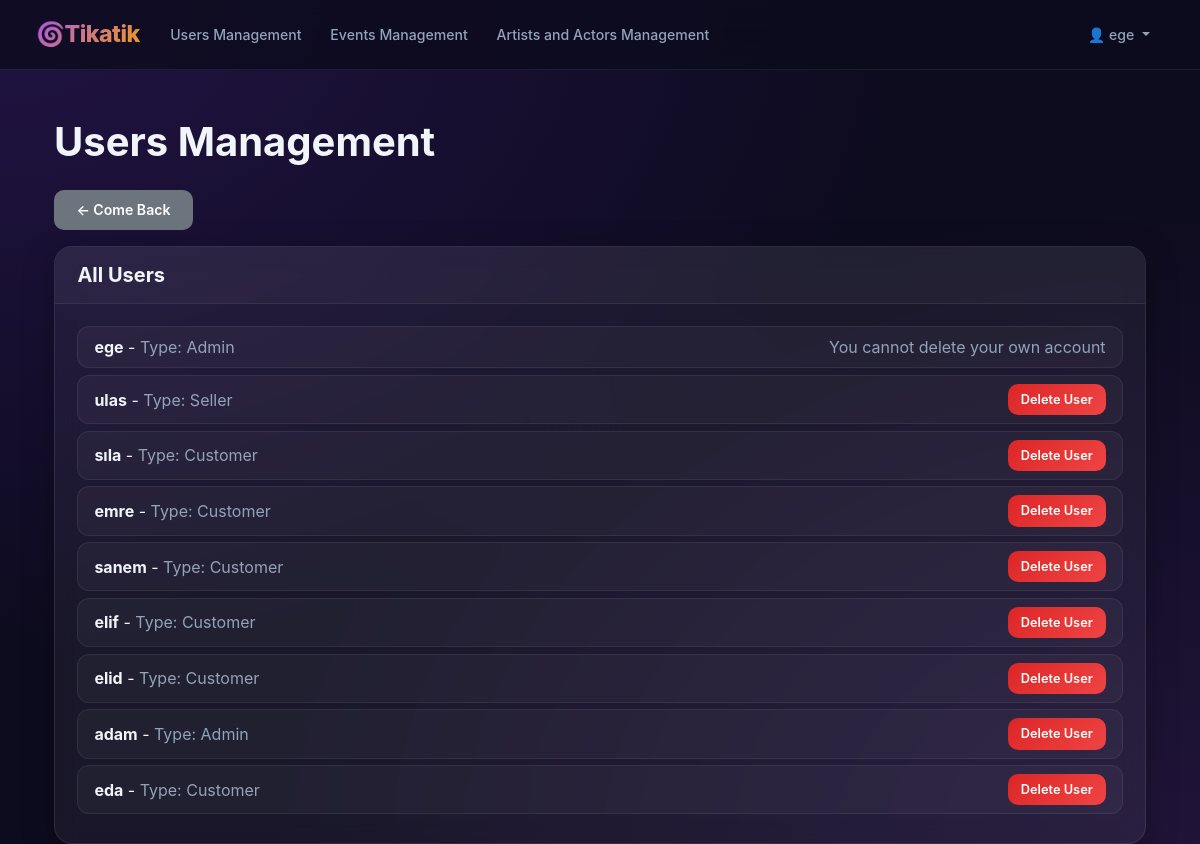
The app's page /admin_panel/users/ (signed in) with its own data.
### app/models.py (models this page shows, shortened)
class CustomUser(AbstractUser):
    USER_TYPE_CHOICES = (
        ('C', 'Customer'),
        ('S', 'Seller'),
        ("A", "Admin"), )
    user_type = models.CharField(max_length=1, choices=USER_TYPE_CHOICES, default='C')
    followed_artists = models.ManyToManyField('Artist', blank=True, related_name='followers')
    followed_actors = models.ManyToManyField('Actor', blank=True, related_name='actor_followers')

### app/views.py (the view)
# urls.py: path('admin_panel/users/', views.manage_users, name='manage_users'),
@user_passes_test(is_admin)
def manage_users(request):
    users = CustomUser.objects.all()
    context = {'users': users }
    return render(request, 'app/manage_users.html', context)

### app/views.py (called while the page is built)
def is_admin(user):
    return user.is_authenticated and user.user_type == 'A'

### app/templates/app/manage_users.html (shortened to what this page needs)
{% extends 'app/admin_navbar.html' %}
{% load static %}
{% load crispy_forms_tags %}
{% block content %}
<div class="container mt-5">
    <h1 class="mb-4">Users Management</h1>
    <a href="{% url 'custom_admin_dashboard' %}" class="btn btn-secondary mb-3">← Come Back</a>
    <div class="card">
        <div class="card-header">
            <h5 class="mb-0">All Users</h5>
        </div>
        <div class="card-body">
            <ul class="list-group">
                {% for user_to_manage in users %}
                <li class="list-group-item d-flex justify-content-between align-items-center">
                    <div>
                        <strong>{{ user_to_manage.username }}</strong> - <span class="text-muted">Type: {{ user_to_manage.get_user_type_display }}</span>
                    </div>
                    {% if user_to_manage != request.user %}
                    <form action="{% url 'delete_user' user_to_manage.id %}" method="post" onsubmit="return confirm('Are you sure you want to delete {{ user_to_manage.username }}?');">
                        <button type="submit" class="btn btn-danger btn-sm">Delete User</button>
                    </form>
                    {% else %}
                    <span class="text-muted">You cannot delete your own account</span>
                    {% endif %}
                </li>
                {% endfor %}
            </ul>
        </div>
    </div>
</div>
{% endblock %}

### app/templates/app/admin_navbar.html (shortened to what this page needs)
{% load static %}
{% load crispy_forms_tags %}
<!DOCTYPE html>
<html lang="tr">
<head>
    <link href="https://cdn.jsdelivr.net/npm/bootstrap@5.3.3/dist/css/bootstrap.min.css" rel="stylesheet">
    <link rel="stylesheet" href="{% static 'css/style.css' %}">
    <link rel="stylesheet" href="https://cdn.jsdelivr.net/npm/bootstrap-icons@1.11.3/font/bootstrap-icons.min.css">
</head>
<body>
<nav class="navbar navbar-expand-lg navbar-dark bg-dark">
    <div class="container-fluid">
        <a class="navbar-brand" href="{% url 'custom_admin_dashboard' %}">🌀Tikatik</a>
        <div class="collapse navbar-collapse" id="navbarMenu">
            <ul class="navbar-nav me-auto">
                {% if request.user.is_authenticated %}
                    <li class="nav-item"><a class="nav-link" href="{% url 'manage_users' %}">Users Management</a></li>
                    <li class="nav-item"><a class="nav-link" href="{% url 'manage_events' %}">Events Management</a></li>
                    <li class="nav-item"><a class="nav-link" href="{% url 'manage_artists_and_actors' %}">Artists and Actors Management</a></li>
                {% else %}
                    <li class="nav-item"><a class="nav-link" href="{% url 'login' %}">Users Management</a></li>
                    <li class="nav-item"><a class="nav-link" href="{% url 'login' %}">Events Management</a></li>
                    <li class="nav-item"><a class="nav-link" href="{% url 'login' %}">Artists and Actors Management</a></li>
                {% endif %}
            </ul>
            {% if request.user.is_authenticated %}
                <ul class="navbar-nav ms-auto">
                    <li class="nav-item dropdown">
                        <a class="nav-link dropdown-toggle" href="#" id="navbarDropdown" role="button" data-bs-toggle="dropdown" aria-expanded="false">
                            👤 {{ request.user.username }}
                        </a>
                    </li>
                </ul>
            {% endif %}
        </div>
    </div>
</nav>
<div class="container mt-4">
    {% block content %}{% endblock %}
</div>
</body>
</html>

### static/css/style.css (style rules this page uses)
:root { --bg-primary: #0d0b1e; --bg-secondary: #1a1033; --bg-card: rgba(255, 255, 255, 0.05); --border-card: rgba(255, 255, 255, 0.09); --purple-primary: #7c3aed; --purple-light: #a855f7; --purple-dark: #5b21b6; --gold: #f59e0b; --gold-light: #fcd34d; --text-primary: #f1f5f9; --text-secondary: #94a3b8; --success: #10b981; --danger: #ef4444; --info: #06b6d4; }
*, *::before, *::after { box-sizing: border-box; }
body { background-color: var(--bg-primary); background-image: radial-gradient(ellipse at top left, rgba(124, 58, 237, 0.18) 0%, transparent 55%), radial-gradient(ellipse at bottom right, rgba(168, 85, 247, 0.12) 0%, transparent 55%); background-attachment: fixed; font-family: 'Inter', 'Segoe UI', Arial, sans-serif; color: var(--text-primary); min-height: 100vh; }
.container, nav, footer { position: relative; z-index: 1; }
.navbar { background: rgba(13, 11, 30, 0.82) !important; backdrop-filter: blur(22px); -webkit-backdrop-filter: blur(22px); border-bottom: 1px solid rgba(255, 255, 255, 0.07); padding: 0.75rem 1.5rem; position: sticky; top: 0; z-index: 1000; }
.navbar-brand { font-size: 1.45rem; font-weight: 800; background: linear-gradient(135deg, var(--purple-light) 0%, var(--gold) 100%); -webkit-background-clip: text; -webkit-text-fill-color: transparent; background-clip: text; letter-spacing: -0.5px; }
.navbar .nav-link { color: var(--text-secondary) !important; font-weight: 500; padding: 0.45rem 0.9rem !important; border-radius: 8px; transition: all 0.2s ease; font-size: 0.88rem; }
.card { background: var(--bg-card) !important; border: 1px solid var(--border-card) !important; border-radius: 18px !important; backdrop-filter: blur(12px); -webkit-backdrop-filter: blur(12px); box-shadow: 0 8px 32px rgba(0, 0, 0, 0.28) !important; transition: transform 0.3s ease, box-shadow 0.3s ease; padding: 0 !important; color: var(--text-primary); }
.card-body { padding: 1.4rem !important; color: var(--text-primary); }
.card-header { background: rgba(255, 255, 255, 0.04) !important; border-bottom: 1px solid rgba(255, 255, 255, 0.07) !important; border-radius: 18px 18px 0 0 !important; padding: 1rem 1.4rem !important; }
.btn { border-radius: 10px !important; font-weight: 600; font-size: 0.88rem; padding: 0.6rem 1.4rem; transition: all 0.22s ease; border: none !important; }
.btn-danger { background: linear-gradient(135deg, #dc2626, var(--danger)) !important; color: white !important; margin-left: 0 !important; }
.btn-sm { padding: 0.38rem 0.8rem !important; font-size: 0.8rem !important; }
h1, h2, h3, h4, h5, h6 { color: var(--text-primary); font-weight: 700; }
strong { color: var(--text-primary); }
.text-muted { color: var(--text-secondary) !important; }
.list-group-item { background: rgba(255, 255, 255, 0.04) !important; border: 1px solid rgba(255, 255, 255, 0.07) !important; color: var(--text-primary) !important; margin-bottom: 0.4rem; border-radius: 12px !important; transition: background 0.2s ease; }

### records on screen
CustomUser: user.username "ege", username "ege", user_type "Admin", shows "You cannot delete your own account"
CustomUser: username "ulas", user_type "Seller"
CustomUser: username "sıla", user_type "Customer"
CustomUser: username "emre", user_type "Customer"
CustomUser: username "sanem", user_type "Customer"
CustomUser: username "elif", user_type "Customer"
CustomUser: username "elid", user_type "Customer"
CustomUser: username "adam", user_type "Admin"
CustomUser: username "eda", user_type "Customer"
